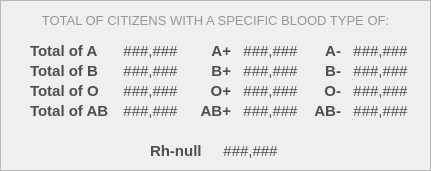
    <widget class="QFrame" name="demo_framePopulationOverview_4">
     <property name="geometry">
      <rect>
       <x>830</x>
       <y>210</y>
       <width>431</width>
       <height>171</height>
      </rect>
     </property>
     <property name="styleSheet">
      <string notr="true">#demo_framePopulationOverview_4{
	background-color: #fcfcfc;
}</string>
     </property>
     <property name="frameShape">
      <enum>QFrame::Shape::StyledPanel</enum>
     </property>
     <property name="frameShadow">
      <enum>QFrame::Shadow::Raised</enum>
     </property>
     <widget class="QLabel" name="total_blood_rhnull">
      <property name="geometry">
       <rect>
        <x>220</x>
        <y>140</y>
        <width>61</width>
        <height>21</height>
       </rect>
      </property>
      <property name="font">
       <font>
        <family>Arial</family>
        <pointsize>11</pointsize>
        <bold>false</bold>
       </font>
      </property>
      <property name="styleSheet">
       <string notr="true">#total_blood_rhnull {
	background-color: transparent;
	color: #4f4f4f;
}
</string>
      </property>
      <property name="text">
       <string>###,###</string>
      </property>
      <property name="alignment">
       <set>Qt::AlignmentFlag::AlignCenter</set>
      </property>
     </widget>
     <widget class="QLabel" name="total_blood_o">
      <property name="geometry">
       <rect>
        <x>120</x>
        <y>80</y>
        <width>61</width>
        <height>21</height>
       </rect>
      </property>
      <property name="font">
       <font>
        <family>Arial</family>
        <pointsize>11</pointsize>
        <bold>false</bold>
       </font>
      </property>
      <property name="styleSheet">
       <string notr="true">#total_blood_o {
	background-color: transparent;
	color: #4f4f4f;
}
</string>
      </property>
      <property name="text">
       <string>###,###</string>
      </property>
      <property name="alignment">
       <set>Qt::AlignmentFlag::AlignCenter</set>
      </property>
     </widget>
     <widget class="QLabel" name="total_blood_ab">
      <property name="geometry">
       <rect>
        <x>120</x>
        <y>100</y>
        <width>61</width>
        <height>21</height>
       </rect>
      </property>
      <property name="font">
       <font>
        <family>Arial</family>
        <pointsize>11</pointsize>
        <bold>false</bold>
       </font>
      </property>
      <property name="styleSheet">
       <string notr="true">#total_blood_ab {
	background-color: transparent;
	color: #4f4f4f;
}
</string>
      </property>
      <property name="text">
       <string>###,###</string>
      </property>
      <property name="alignment">
       <set>Qt::AlignmentFlag::AlignCenter</set>
      </property>
     </widget>
     <widget class="QLabel" name="total_label_blood_o">
      <property name="geometry">
       <rect>
        <x>30</x>
        <y>80</y>
        <width>81</width>
        <height>21</height>
       </rect>
      </property>
      <property name="font">
       <font>
        <family>Arial</family>
        <pointsize>11</pointsize>
        <bold>true</bold>
       </font>
      </property>
      <property name="styleSheet">
       <string notr="true">#total_label_blood_o {
	background-color: transparent;
	color: #4f4f4f;
}
</string>
      </property>
      <property name="text">
       <string>Total of O</string>
      </property>
      <property name="alignment">
       <set>Qt::AlignmentFlag::AlignLeading|Qt::AlignmentFlag::AlignLeft|Qt::AlignmentFlag::AlignVCenter</set>
      </property>
     </widget>
     <widget class="QLabel" name="total_label_blood_ab">
      <property name="geometry">
       <rect>
        <x>30</x>
        <y>100</y>
        <width>81</width>
        <height>21</height>
       </rect>
      </property>
      <property name="font">
       <font>
        <family>Arial</family>
        <pointsize>11</pointsize>
        <bold>true</bold>
       </font>
      </property>
      <property name="styleSheet">
       <string notr="true">#total_label_blood_ab {
	background-color: transparent;
	color: #4f4f4f;
}
</string>
      </property>
      <property name="text">
       <string>Total of AB</string>
      </property>
      <property name="alignment">
       <set>Qt::AlignmentFlag::AlignLeading|Qt::AlignmentFlag::AlignLeft|Qt::AlignmentFlag::AlignVCenter</set>
      </property>
     </widget>
     <widget class="QLabel" name="total_label_blood_rhnull">
      <property name="geometry">
       <rect>
        <x>150</x>
        <y>140</y>
        <width>61</width>
        <height>21</height>
       </rect>
      </property>
      <property name="font">
       <font>
        <family>Arial</family>
        <pointsize>11</pointsize>
        <bold>true</bold>
       </font>
      </property>
      <property name="styleSheet">
       <string notr="true">#total_label_blood_rhnull {
	background-color: transparent;
	color: #4f4f4f;
}
</string>
      </property>
      <property name="text">
       <string>Rh-null</string>
      </property>
      <property name="alignment">
       <set>Qt::AlignmentFlag::AlignLeading|Qt::AlignmentFlag::AlignLeft|Qt::AlignmentFlag::AlignVCenter</set>
      </property>
     </widget>
     <widget class="QLabel" name="total_blood_b">
      <property name="geometry">
       <rect>
        <x>120</x>
        <y>60</y>
        <width>61</width>
        <height>21</height>
       </rect>
      </property>
      <property name="font">
       <font>
        <family>Arial</family>
        <pointsize>11</pointsize>
        <bold>false</bold>
       </font>
      </property>
      <property name="styleSheet">
       <string notr="true">#total_blood_b {
	background-color: transparent;
	color: #4f4f4f;
}
</string>
      </property>
      <property name="text">
       <string>###,###</string>
      </property>
      <property name="alignment">
       <set>Qt::AlignmentFlag::AlignCenter</set>
      </property>
     </widget>
     <widget class="QLabel" name="total_label_blood_b">
      <property name="geometry">
       <rect>
        <x>30</x>
        <y>60</y>
        <width>81</width>
        <height>21</height>
       </rect>
      </property>
      <property name="font">
       <font>
        <family>Arial</family>
        <pointsize>11</pointsize>
        <bold>true</bold>
       </font>
      </property>
      <property name="styleSheet">
       <string notr="true">#total_label_blood_b {
	background-color: transparent;
	color: #4f4f4f;
}
</string>
      </property>
      <property name="text">
       <string>Total of B</string>
      </property>
      <property name="alignment">
       <set>Qt::AlignmentFlag::AlignLeading|Qt::AlignmentFlag::AlignLeft|Qt::AlignmentFlag::AlignVCenter</set>
      </property>
     </widget>
     <widget class="QLabel" name="label_desc2_4">
      <property name="geometry">
       <rect>
        <x>0</x>
        <y>10</y>
        <width>431</width>
        <height>20</height>
       </rect>
      </property>
      <property name="font">
       <font>
        <family>Arial</family>
        <pointsize>10</pointsize>
       </font>
      </property>
      <property name="styleSheet">
       <string notr="true">#label_desc2_4{
	color: #969696;
}</string>
      </property>
      <property name="text">
       <string>TOTAL OF CITIZENS WITH A SPECIFIC BLOOD TYPE OF:</string>
      </property>
      <property name="alignment">
       <set>Qt::AlignmentFlag::AlignCenter</set>
      </property>
     </widget>
     <widget class="QLabel" name="total_blood_a">
      <property name="geometry">
       <rect>
        <x>120</x>
        <y>40</y>
        <width>61</width>
        <height>21</height>
       </rect>
      </property>
      <property name="font">
       <font>
        <family>Arial</family>
        <pointsize>11</pointsize>
        <bold>false</bold>
       </font>
      </property>
      <property name="styleSheet">
       <string notr="true">#total_blood_a {
	background-color: transparent;
	color: #4f4f4f;
}
</string>
      </property>
      <property name="text">
       <string>###,###</string>
      </property>
      <property name="alignment">
       <set>Qt::AlignmentFlag::AlignCenter</set>
      </property>
     </widget>
     <widget class="QLabel" name="total_label_blood_a">
      <property name="geometry">
       <rect>
        <x>30</x>
        <y>40</y>
        <width>81</width>
        <height>21</height>
       </rect>
      </property>
      <property name="font">
       <font>
        <family>Arial</family>
        <pointsize>11</pointsize>
        <bold>true</bold>
       </font>
      </property>
      <property name="styleSheet">
       <string notr="true">#total_label_blood_a {
	background-color: transparent;
	color: #4f4f4f;
}
</string>
      </property>
      <property name="text">
       <string>Total of A</string>
      </property>
      <property name="alignment">
       <set>Qt::AlignmentFlag::AlignLeading|Qt::AlignmentFlag::AlignLeft|Qt::AlignmentFlag::AlignVCenter</set>
      </property>
     </widget>
     <widget class="QLabel" name="total_label_blood_pos_b">
      <property name="geometry">
       <rect>
        <x>190</x>
        <y>60</y>
        <width>41</width>
        <height>21</height>
       </rect>
      </property>
      <property name="font">
       <font>
        <family>Arial</family>
        <pointsize>11</pointsize>
        <bold>true</bold>
       </font>
      </property>
      <property name="styleSheet">
       <string notr="true">#total_label_blood_pos_b {
	background-color: transparent;
	color: #4f4f4f;
}
</string>
      </property>
      <property name="text">
       <string>B+</string>
      </property>
      <property name="alignment">
       <set>Qt::AlignmentFlag::AlignRight|Qt::AlignmentFlag::AlignTrailing|Qt::AlignmentFlag::AlignVCenter</set>
      </property>
     </widget>
     <widget class="QLabel" name="total_blood_pos_b">
      <property name="geometry">
       <rect>
        <x>240</x>
        <y>60</y>
        <width>61</width>
        <height>21</height>
       </rect>
      </property>
      <property name="font">
       <font>
        <family>Arial</family>
        <pointsize>11</pointsize>
        <bold>false</bold>
       </font>
      </property>
      <property name="styleSheet">
       <string notr="true">#total_blood_pos_b {
	background-color: transparent;
	color: #4f4f4f;
}
</string>
      </property>
      <property name="text">
       <string>###,###</string>
      </property>
      <property name="alignment">
       <set>Qt::AlignmentFlag::AlignCenter</set>
      </property>
     </widget>
     <widget class="QLabel" name="total_blood_pos_o">
      <property name="geometry">
       <rect>
        <x>240</x>
        <y>80</y>
        <width>61</width>
        <height>21</height>
       </rect>
      </property>
      <property name="font">
       <font>
        <family>Arial</family>
        <pointsize>11</pointsize>
        <bold>false</bold>
       </font>
      </property>
      <property name="styleSheet">
       <string notr="true">#total_blood_pos_o {
	background-color: transparent;
	color: #4f4f4f;
}
</string>
      </property>
      <property name="text">
       <string>###,###</string>
      </property>
      <property name="alignment">
       <set>Qt::AlignmentFlag::AlignCenter</set>
      </property>
     </widget>
     <widget class="QLabel" name="total_label_blood_pos_o">
      <property name="geometry">
       <rect>
        <x>190</x>
        <y>80</y>
        <width>41</width>
        <height>21</height>
       </rect>
      </property>
      <property name="font">
       <font>
        <family>Arial</family>
        <pointsize>11</pointsize>
        <bold>true</bold>
       </font>
      </property>
      <property name="styleSheet">
       <string notr="true">#total_label_blood_pos_o {
	background-color: transparent;
	color: #4f4f4f;
}
</string>
      </property>
      <property name="text">
       <string>O+</string>
      </property>
      <property name="alignment">
       <set>Qt::AlignmentFlag::AlignRight|Qt::AlignmentFlag::AlignTrailing|Qt::AlignmentFlag::AlignVCenter</set>
      </property>
     </widget>
     <widget class="QLabel" name="total_label_blood_pos_a">
      <property name="geometry">
       <rect>
        <x>190</x>
        <y>40</y>
        <width>41</width>
        <height>21</height>
       </rect>
      </property>
      <property name="font">
       <font>
        <family>Arial</family>
        <pointsize>11</pointsize>
        <bold>true</bold>
       </font>
      </property>
      <property name="styleSheet">
       <string notr="true">#total_label_blood_pos_a {
	background-color: transparent;
	color: #4f4f4f;
}
</string>
      </property>
      <property name="text">
       <string>A+</string>
      </property>
      <property name="alignment">
       <set>Qt::AlignmentFlag::AlignRight|Qt::AlignmentFlag::AlignTrailing|Qt::AlignmentFlag::AlignVCenter</set>
      </property>
     </widget>
     <widget class="QLabel" name="total_blood_pos_ab">
      <property name="geometry">
       <rect>
        <x>240</x>
        <y>100</y>
        <width>61</width>
        <height>21</height>
       </rect>
      </property>
      <property name="font">
       <font>
        <family>Arial</family>
        <pointsize>11</pointsize>
        <bold>false</bold>
       </font>
      </property>
      <property name="styleSheet">
       <string notr="true">#total_blood_pos_ab {
	background-color: transparent;
	color: #4f4f4f;
}
</string>
      </property>
      <property name="text">
       <string>###,###</string>
      </property>
      <property name="alignment">
       <set>Qt::AlignmentFlag::AlignCenter</set>
      </property>
     </widget>
     <widget class="QLabel" name="total_label_blood_pos_ab">
      <property name="geometry">
       <rect>
        <x>190</x>
        <y>100</y>
        <width>41</width>
        <height>21</height>
       </rect>
      </property>
      <property name="font">
       <font>
        <family>Arial</family>
        <pointsize>11</pointsize>
        <bold>true</bold>
       </font>
      </property>
      <property name="styleSheet">
       <string notr="true">#total_label_blood_pos_ab {
	background-color: transparent;
	color: #4f4f4f;
}
</string>
      </property>
      <property name="text">
       <string>AB+</string>
      </property>
      <property name="alignment">
       <set>Qt::AlignmentFlag::AlignRight|Qt::AlignmentFlag::AlignTrailing|Qt::AlignmentFlag::AlignVCenter</set>
      </property>
     </widget>
     <widget class="QLabel" name="total_blood_pos_a">
      <property name="geometry">
       <rect>
        <x>240</x>
        <y>40</y>
        <width>61</width>
        <height>21</height>
       </rect>
      </property>
      <property name="font">
       <font>
        <family>Arial</family>
        <pointsize>11</pointsize>
        <bold>false</bold>
       </font>
      </property>
      <property name="styleSheet">
       <string notr="true">#total_blood_pos_a {
	background-color: transparent;
	color: #4f4f4f;
}
</string>
      </property>
      <property name="text">
       <string>###,###</string>
      </property>
      <property name="alignment">
       <set>Qt::AlignmentFlag::AlignCenter</set>
      </property>
     </widget>
     <widget class="QLabel" name="total_label_blood_neg_b">
      <property name="geometry">
       <rect>
        <x>300</x>
        <y>60</y>
        <width>41</width>
        <height>21</height>
       </rect>
      </property>
      <property name="font">
       <font>
        <family>Arial</family>
        <pointsize>11</pointsize>
        <bold>true</bold>
       </font>
      </property>
      <property name="styleSheet">
       <string notr="true">#total_label_blood_neg_b {
	background-color: transparent;
	color: #4f4f4f;
}
</string>
      </property>
      <property name="text">
       <string>B-</string>
      </property>
      <property name="alignment">
       <set>Qt::AlignmentFlag::AlignRight|Qt::AlignmentFlag::AlignTrailing|Qt::AlignmentFlag::AlignVCenter</set>
      </property>
     </widget>
     <widget class="QLabel" name="total_blood_neg_ab">
      <property name="geometry">
       <rect>
        <x>350</x>
        <y>100</y>
        <width>61</width>
        <height>21</height>
       </rect>
      </property>
      <property name="font">
       <font>
        <family>Arial</family>
        <pointsize>11</pointsize>
        <bold>false</bold>
       </font>
      </property>
      <property name="styleSheet">
       <string notr="true">#total_blood_neg_ab {
	background-color: transparent;
	color: #4f4f4f;
}
</string>
      </property>
      <property name="text">
       <string>###,###</string>
      </property>
      <property name="alignment">
       <set>Qt::AlignmentFlag::AlignCenter</set>
      </property>
     </widget>
     <widget class="QLabel" name="total_blood_neg_c">
      <property name="geometry">
       <rect>
        <x>350</x>
        <y>80</y>
        <width>61</width>
        <height>21</height>
       </rect>
      </property>
      <property name="font">
       <font>
        <family>Arial</family>
        <pointsize>11</pointsize>
        <bold>false</bold>
       </font>
      </property>
      <property name="styleSheet">
       <string notr="true">#total_blood_neg_c {
	background-color: transparent;
	color: #4f4f4f;
}
</string>
      </property>
      <property name="text">
       <string>###,###</string>
      </property>
      <property name="alignment">
       <set>Qt::AlignmentFlag::AlignCenter</set>
      </property>
     </widget>
     <widget class="QLabel" name="total_label_blood_neg_o">
      <property name="geometry">
       <rect>
        <x>300</x>
        <y>80</y>
        <width>41</width>
        <height>21</height>
       </rect>
      </property>
      <property name="font">
       <font>
        <family>Arial</family>
        <pointsize>11</pointsize>
        <bold>true</bold>
       </font>
      </property>
      <property name="styleSheet">
       <string notr="true">#total_label_blood_neg_o {
	background-color: transparent;
	color: #4f4f4f;
}
</string>
      </property>
      <property name="text">
       <string>O-</string>
      </property>
      <property name="alignment">
       <set>Qt::AlignmentFlag::AlignRight|Qt::AlignmentFlag::AlignTrailing|Qt::AlignmentFlag::AlignVCenter</set>
      </property>
     </widget>
     <widget class="QLabel" name="total_label_blood_neg_ab">
      <property name="geometry">
       <rect>
        <x>300</x>
        <y>100</y>
        <width>41</width>
        <height>21</height>
       </rect>
      </property>
      <property name="font">
       <font>
        <family>Arial</family>
        <pointsize>11</pointsize>
        <bold>true</bold>
       </font>
      </property>
      <property name="styleSheet">
       <string notr="true">#total_label_blood_neg_ab {
	background-color: transparent;
	color: #4f4f4f;
}
</string>
      </property>
      <property name="text">
       <string>AB-</string>
      </property>
      <property name="alignment">
       <set>Qt::AlignmentFlag::AlignRight|Qt::AlignmentFlag::AlignTrailing|Qt::AlignmentFlag::AlignVCenter</set>
      </property>
     </widget>
     <widget class="QLabel" name="total_label_blood_neg_a">
      <property name="geometry">
       <rect>
        <x>300</x>
        <y>40</y>
        <width>41</width>
        <height>21</height>
       </rect>
      </property>
      <property name="font">
       <font>
        <family>Arial</family>
        <pointsize>11</pointsize>
        <bold>true</bold>
       </font>
      </property>
      <property name="styleSheet">
       <string notr="true">#total_label_blood_neg_a {
	background-color: transparent;
	color: #4f4f4f;
}
</string>
      </property>
      <property name="text">
       <string>A-</string>
      </property>
      <property name="alignment">
       <set>Qt::AlignmentFlag::AlignRight|Qt::AlignmentFlag::AlignTrailing|Qt::AlignmentFlag::AlignVCenter</set>
      </property>
     </widget>
     <widget class="QLabel" name="total_blood_neg_a">
      <property name="geometry">
       <rect>
        <x>350</x>
        <y>40</y>
        <width>61</width>
        <height>21</height>
       </rect>
      </property>
      <property name="font">
       <font>
        <family>Arial</family>
        <pointsize>11</pointsize>
        <bold>false</bold>
       </font>
      </property>
      <property name="styleSheet">
       <string notr="true">#total_blood_neg_a {
	background-color: transparent;
	color: #4f4f4f;
}
</string>
      </property>
      <property name="text">
       <string>###,###</string>
      </property>
      <property name="alignment">
       <set>Qt::AlignmentFlag::AlignCenter</set>
      </property>
     </widget>
     <widget class="QLabel" name="total_blood_neg_b">
      <property name="geometry">
       <rect>
        <x>350</x>
        <y>60</y>
        <width>61</width>
        <height>21</height>
       </rect>
      </property>
      <property name="font">
       <font>
        <family>Arial</family>
        <pointsize>11</pointsize>
        <bold>false</bold>
       </font>
      </property>
      <property name="styleSheet">
       <string notr="true">#total_blood_neg_b {
	background-color: transparent;
	color: #4f4f4f;
}
</string>
      </property>
      <property name="text">
       <string>###,###</string>
      </property>
      <property name="alignment">
       <set>Qt::AlignmentFlag::AlignCenter</set>
      </property>
     </widget>
    </widget>
